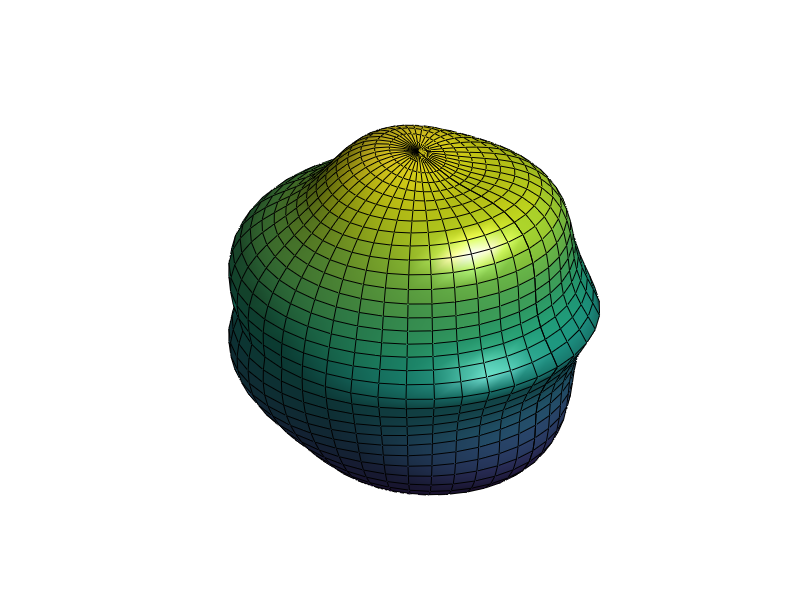

Reproduce this figure in MATLAB.
theta = 0:pi/40:pi;                   % polar angle
phi = 0:pi/20:2*pi;                   % azimuth angle

[phi,theta] = meshgrid(phi,theta);    % define the grid

degree = 6;
order = 1;
amplitude = 0.5;
radius = 5;

Ymn = legendre(degree,sin(theta(:,1)));
Ymn = Ymn(order+1,:)';
yy = Ymn;

for kk = 2: size(theta,1)
    yy = [yy Ymn];
end

yy = yy.*cos(order*phi);

order = max(max(abs(yy)));
rho = radius + amplitude*yy/order;

r = rho.*sin(theta);    % convert to Cartesian coordinates
x = r.*cos(phi);
y = r.*sin(phi);
z = rho.*cos(theta);

figure
s = surf(x,y,z);

light               % add a light
lighting gouraud    % preferred lighting for a curved surface
axis equal off      % set axis equal and remove axis
view(40,30)         % set viewpoint
rotate3d on
camzoom(1.5)        % zoom into scene